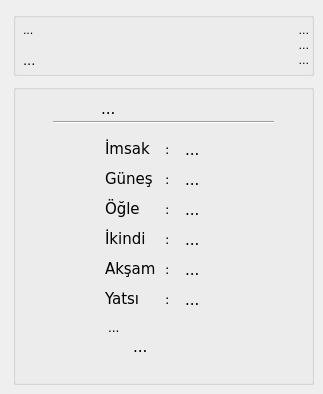
    <widget class="QWidget" name="pyvakitci_tab">
     <attribute name="icon">
      <iconset resource="PyVakitci.qrc">
       <normaloff>:/resimler/cami.png</normaloff>:/resimler/cami.png</iconset>
     </attribute>
     <attribute name="title">
      <string notr="true"/>
     </attribute>
     <attribute name="toolTip">
      <string>Namaz Vakitleri</string>
     </attribute>
     <widget class="QGroupBox" name="bilgiler_groupBox">
      <property name="enabled">
       <bool>true</bool>
      </property>
      <property name="geometry">
       <rect>
        <x>13</x>
        <y>12</y>
        <width>301</width>
        <height>64</height>
       </rect>
      </property>
      <property name="minimumSize">
       <size>
        <width>280</width>
        <height>64</height>
       </size>
      </property>
      <property name="font">
       <font>
        <family>DejaVu Sans</family>
       </font>
      </property>
      <property name="title">
       <string/>
      </property>
      <property name="alignment">
       <set>Qt::AlignLeading|Qt::AlignLeft|Qt::AlignVCenter</set>
      </property>
      <property name="flat">
       <bool>false</bool>
      </property>
      <property name="checkable">
       <bool>false</bool>
      </property>
      <property name="checked">
       <bool>false</bool>
      </property>
      <widget class="QLabel" name="ulke_label">
       <property name="geometry">
        <rect>
         <x>10</x>
         <y>10</y>
         <width>150</width>
         <height>16</height>
        </rect>
       </property>
       <property name="font">
        <font>
         <pointsize>8</pointsize>
        </font>
       </property>
       <property name="text">
        <string>...</string>
       </property>
      </widget>
      <widget class="QLabel" name="sehir_label">
       <property name="geometry">
        <rect>
         <x>10</x>
         <y>40</y>
         <width>160</width>
         <height>16</height>
        </rect>
       </property>
       <property name="font">
        <font>
         <pointsize>10</pointsize>
         <weight>50</weight>
         <bold>false</bold>
         <kerning>true</kerning>
        </font>
       </property>
       <property name="text">
        <string>...</string>
       </property>
      </widget>
      <widget class="QLabel" name="miladi_tarih">
       <property name="geometry">
        <rect>
         <x>198</x>
         <y>10</y>
         <width>98</width>
         <height>16</height>
        </rect>
       </property>
       <property name="font">
        <font>
         <pointsize>8</pointsize>
        </font>
       </property>
       <property name="text">
        <string>...</string>
       </property>
       <property name="alignment">
        <set>Qt::AlignRight|Qt::AlignTrailing|Qt::AlignVCenter</set>
       </property>
      </widget>
      <widget class="QLabel" name="hicri_tarih">
       <property name="geometry">
        <rect>
         <x>156</x>
         <y>25</y>
         <width>140</width>
         <height>16</height>
        </rect>
       </property>
       <property name="font">
        <font>
         <pointsize>8</pointsize>
        </font>
       </property>
       <property name="text">
        <string>...</string>
       </property>
       <property name="alignment">
        <set>Qt::AlignRight|Qt::AlignTrailing|Qt::AlignVCenter</set>
       </property>
      </widget>
      <widget class="QLabel" name="saat_label">
       <property name="geometry">
        <rect>
         <x>204</x>
         <y>40</y>
         <width>92</width>
         <height>16</height>
        </rect>
       </property>
       <property name="font">
        <font>
         <pointsize>8</pointsize>
         <weight>50</weight>
         <bold>false</bold>
        </font>
       </property>
       <property name="text">
        <string>...</string>
       </property>
       <property name="alignment">
        <set>Qt::AlignRight|Qt::AlignTrailing|Qt::AlignVCenter</set>
       </property>
      </widget>
     </widget>
     <widget class="QGroupBox" name="namaz_vakitleri_groupBox">
      <property name="geometry">
       <rect>
        <x>13</x>
        <y>84</y>
        <width>301</width>
        <height>301</height>
       </rect>
      </property>
      <property name="minimumSize">
       <size>
        <width>280</width>
        <height>281</height>
       </size>
      </property>
      <property name="font">
       <font>
        <family>DejaVu Sans</family>
        <weight>50</weight>
        <bold>false</bold>
       </font>
      </property>
      <property name="layoutDirection">
       <enum>Qt::LeftToRight</enum>
      </property>
      <property name="title">
       <string/>
      </property>
      <widget class="QLabel" name="namaz_vakti_label">
       <property name="geometry">
        <rect>
         <x>88</x>
         <y>15</y>
         <width>145</width>
         <height>20</height>
        </rect>
       </property>
       <property name="font">
        <font>
         <pointsize>11</pointsize>
         <weight>50</weight>
         <bold>false</bold>
         <kerning>true</kerning>
        </font>
       </property>
       <property name="text">
        <string>...</string>
       </property>
      </widget>
      <widget class="Line" name="line">
       <property name="geometry">
        <rect>
         <x>40</x>
         <y>30</y>
         <width>221</width>
         <height>16</height>
        </rect>
       </property>
       <property name="sizePolicy">
        <sizepolicy hsizetype="Preferred" vsizetype="Preferred">
         <horstretch>0</horstretch>
         <verstretch>0</verstretch>
        </sizepolicy>
       </property>
       <property name="minimumSize">
        <size>
         <width>221</width>
         <height>16</height>
        </size>
       </property>
       <property name="maximumSize">
        <size>
         <width>221</width>
         <height>16</height>
        </size>
       </property>
       <property name="orientation">
        <enum>Qt::Horizontal</enum>
       </property>
      </widget>
      <widget class="QLabel" name="imsak_label">
       <property name="geometry">
        <rect>
         <x>92</x>
         <y>55</y>
         <width>50</width>
         <height>20</height>
        </rect>
       </property>
       <property name="font">
        <font>
         <pointsize>11</pointsize>
         <weight>50</weight>
         <bold>false</bold>
         <kerning>true</kerning>
        </font>
       </property>
       <property name="text">
        <string>İmsak</string>
       </property>
      </widget>
      <widget class="QLabel" name="gunes_label">
       <property name="geometry">
        <rect>
         <x>92</x>
         <y>85</y>
         <width>50</width>
         <height>20</height>
        </rect>
       </property>
       <property name="font">
        <font>
         <pointsize>11</pointsize>
         <weight>50</weight>
         <bold>false</bold>
         <kerning>true</kerning>
        </font>
       </property>
       <property name="text">
        <string>Güneş</string>
       </property>
      </widget>
      <widget class="QLabel" name="ogle_label">
       <property name="geometry">
        <rect>
         <x>92</x>
         <y>115</y>
         <width>50</width>
         <height>20</height>
        </rect>
       </property>
       <property name="font">
        <font>
         <pointsize>11</pointsize>
         <weight>50</weight>
         <bold>false</bold>
         <kerning>true</kerning>
        </font>
       </property>
       <property name="text">
        <string>Öğle</string>
       </property>
      </widget>
      <widget class="QLabel" name="ikindi_label">
       <property name="geometry">
        <rect>
         <x>92</x>
         <y>145</y>
         <width>50</width>
         <height>20</height>
        </rect>
       </property>
       <property name="font">
        <font>
         <pointsize>11</pointsize>
         <weight>50</weight>
         <bold>false</bold>
         <kerning>true</kerning>
        </font>
       </property>
       <property name="text">
        <string>İkindi</string>
       </property>
      </widget>
      <widget class="QLabel" name="aksam_label">
       <property name="geometry">
        <rect>
         <x>92</x>
         <y>175</y>
         <width>50</width>
         <height>20</height>
        </rect>
       </property>
       <property name="font">
        <font>
         <pointsize>11</pointsize>
         <weight>50</weight>
         <bold>false</bold>
         <kerning>true</kerning>
        </font>
       </property>
       <property name="text">
        <string>Akşam</string>
       </property>
      </widget>
      <widget class="QLabel" name="yatsi_label">
       <property name="geometry">
        <rect>
         <x>92</x>
         <y>205</y>
         <width>50</width>
         <height>20</height>
        </rect>
       </property>
       <property name="font">
        <font>
         <pointsize>11</pointsize>
         <weight>50</weight>
         <bold>false</bold>
         <kerning>true</kerning>
        </font>
       </property>
       <property name="text">
        <string>Yatsı</string>
       </property>
      </widget>
      <widget class="QLabel" name="nokta_label">
       <property name="geometry">
        <rect>
         <x>152</x>
         <y>57</y>
         <width>10</width>
         <height>16</height>
        </rect>
       </property>
       <property name="font">
        <font>
         <pointsize>10</pointsize>
         <weight>50</weight>
         <bold>false</bold>
         <kerning>true</kerning>
        </font>
       </property>
       <property name="text">
        <string>:</string>
       </property>
      </widget>
      <widget class="QLabel" name="nokta_label_2">
       <property name="geometry">
        <rect>
         <x>152</x>
         <y>87</y>
         <width>10</width>
         <height>16</height>
        </rect>
       </property>
       <property name="font">
        <font>
         <pointsize>10</pointsize>
         <weight>50</weight>
         <bold>false</bold>
         <kerning>true</kerning>
        </font>
       </property>
       <property name="frameShape">
        <enum>QFrame::NoFrame</enum>
       </property>
       <property name="text">
        <string>:</string>
       </property>
      </widget>
      <widget class="QLabel" name="nokta_label_3">
       <property name="geometry">
        <rect>
         <x>152</x>
         <y>117</y>
         <width>10</width>
         <height>16</height>
        </rect>
       </property>
       <property name="font">
        <font>
         <pointsize>10</pointsize>
         <weight>50</weight>
         <bold>false</bold>
         <kerning>true</kerning>
        </font>
       </property>
       <property name="text">
        <string>:</string>
       </property>
      </widget>
      <widget class="QLabel" name="nokta_label_4">
       <property name="geometry">
        <rect>
         <x>152</x>
         <y>147</y>
         <width>10</width>
         <height>16</height>
        </rect>
       </property>
       <property name="font">
        <font>
         <pointsize>10</pointsize>
         <weight>50</weight>
         <bold>false</bold>
         <kerning>true</kerning>
        </font>
       </property>
       <property name="frameShape">
        <enum>QFrame::NoFrame</enum>
       </property>
       <property name="text">
        <string>:</string>
       </property>
      </widget>
      <widget class="QLabel" name="nokta_label_5">
       <property name="geometry">
        <rect>
         <x>152</x>
         <y>177</y>
         <width>10</width>
         <height>16</height>
        </rect>
       </property>
       <property name="font">
        <font>
         <pointsize>10</pointsize>
         <weight>50</weight>
         <bold>false</bold>
         <kerning>true</kerning>
        </font>
       </property>
       <property name="text">
        <string>:</string>
       </property>
      </widget>
      <widget class="QLabel" name="nokta_label_6">
       <property name="geometry">
        <rect>
         <x>152</x>
         <y>207</y>
         <width>10</width>
         <height>16</height>
        </rect>
       </property>
       <property name="font">
        <font>
         <pointsize>10</pointsize>
         <weight>50</weight>
         <bold>false</bold>
         <kerning>true</kerning>
        </font>
       </property>
       <property name="frameShape">
        <enum>QFrame::NoFrame</enum>
       </property>
       <property name="text">
        <string>:</string>
       </property>
      </widget>
      <widget class="QLabel" name="imsak_saat_label">
       <property name="geometry">
        <rect>
         <x>172</x>
         <y>58</y>
         <width>50</width>
         <height>16</height>
        </rect>
       </property>
       <property name="font">
        <font>
         <pointsize>11</pointsize>
         <weight>50</weight>
         <bold>false</bold>
         <kerning>true</kerning>
        </font>
       </property>
       <property name="text">
        <string>...</string>
       </property>
      </widget>
      <widget class="QLabel" name="gunes_saat_label">
       <property name="geometry">
        <rect>
         <x>172</x>
         <y>88</y>
         <width>50</width>
         <height>16</height>
        </rect>
       </property>
       <property name="font">
        <font>
         <pointsize>11</pointsize>
         <weight>50</weight>
         <bold>false</bold>
         <kerning>true</kerning>
        </font>
       </property>
       <property name="text">
        <string>...</string>
       </property>
      </widget>
      <widget class="QLabel" name="ogle_saat_label">
       <property name="geometry">
        <rect>
         <x>172</x>
         <y>118</y>
         <width>50</width>
         <height>16</height>
        </rect>
       </property>
       <property name="font">
        <font>
         <pointsize>11</pointsize>
         <weight>50</weight>
         <bold>false</bold>
         <kerning>true</kerning>
        </font>
       </property>
       <property name="text">
        <string>...</string>
       </property>
      </widget>
      <widget class="QLabel" name="ikindi_saat_label">
       <property name="geometry">
        <rect>
         <x>172</x>
         <y>148</y>
         <width>50</width>
         <height>16</height>
        </rect>
       </property>
       <property name="font">
        <font>
         <pointsize>11</pointsize>
         <weight>50</weight>
         <bold>false</bold>
         <kerning>true</kerning>
        </font>
       </property>
       <property name="text">
        <string>...</string>
       </property>
      </widget>
      <widget class="QLabel" name="aksam_saat_label">
       <property name="geometry">
        <rect>
         <x>172</x>
         <y>178</y>
         <width>50</width>
         <height>16</height>
        </rect>
       </property>
       <property name="font">
        <font>
         <pointsize>11</pointsize>
         <weight>50</weight>
         <bold>false</bold>
         <kerning>true</kerning>
        </font>
       </property>
       <property name="text">
        <string>...</string>
       </property>
      </widget>
      <widget class="QLabel" name="yatsi_saat_label">
       <property name="geometry">
        <rect>
         <x>172</x>
         <y>208</y>
         <width>50</width>
         <height>16</height>
        </rect>
       </property>
       <property name="font">
        <font>
         <pointsize>11</pointsize>
         <weight>50</weight>
         <bold>false</bold>
         <kerning>true</kerning>
        </font>
       </property>
       <property name="text">
        <string>...</string>
       </property>
      </widget>
      <widget class="QLabel" name="sonraki_vakit_label">
       <property name="geometry">
        <rect>
         <x>95</x>
         <y>235</y>
         <width>130</width>
         <height>16</height>
        </rect>
       </property>
       <property name="font">
        <font>
         <pointsize>9</pointsize>
         <weight>50</weight>
         <bold>false</bold>
         <kerning>true</kerning>
        </font>
       </property>
       <property name="text">
        <string>...</string>
       </property>
      </widget>
      <widget class="QLabel" name="kalan_sure_label">
       <property name="geometry">
        <rect>
         <x>120</x>
         <y>255</y>
         <width>120</width>
         <height>16</height>
        </rect>
       </property>
       <property name="font">
        <font>
         <pointsize>11</pointsize>
         <weight>50</weight>
         <bold>false</bold>
         <kerning>true</kerning>
        </font>
       </property>
       <property name="text">
        <string>...</string>
       </property>
      </widget>
     </widget>
    </widget>
